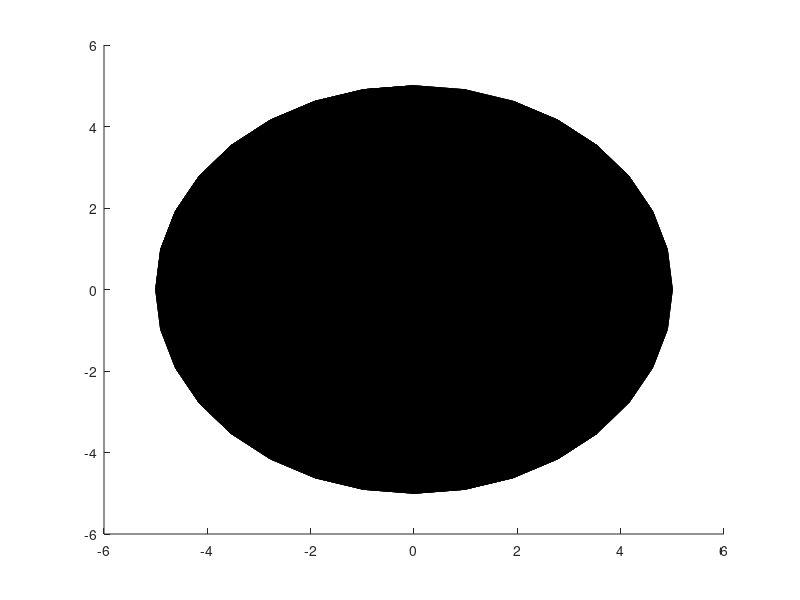

MATLAB code to generate this figure: (Note: this script raises an error after producing the figure.)
function ch = ROIcreateCylinder(radius,height,location,numSegments,ax)
% creates cylinder in current or parsed axis with specified radius and
% height. 
% Output is handle to the object for later manipulation.
%
% ch = ROIcreateCylinder()
% ch = ROIcreateCylinder(raadius)
% ch = ROIcreateCylinder(radius,height)
% ch = ROIcreateCylinder(radius,height,location)
% ch = ROIcreateCylinder(radius,height,location,numSegemnts)
% ch = ROIcreateCylinder(radius,height,location,numSegemnts,ax)
%
% INPUTS
% radius:       radius of the cylinder, default is 5   
% height:       height of the cylinder, default is 10
% location:     startcoordinates of the cylinder, default is [0 0 0]
% numSegments:  number of segements of the cylinder, default is 32
%
% OUTPUTS
% ch:           handle to the ROIcylinder
%% sets default radius to 5
if not(exist('radius','var'))
    radius = 5;
end
%% sets default height is 10
if ~exist('height','var')
    height = 10;
end
%% sets default location is [0, 0, 0]
if ~exist('location','var')
    location = [0 0 0];
end
%% sets default numSegments
if not(exist('numSegments','var'))
    numSegments = 32;
end
%% gets axis
if not(exist('ax','var'))
    ax = gca;
end
%% making the cylinder
[x, y, z] = cylinder(radius,numSegments);

z = z * height - height/2;
x = x';
y = y';
z = z';
x = x(:);
y = y(:);
z = z(:);
x0 = location(:,1);% getting x coordinat of location
y0 = location(:,2);% getting y coordinat of location
z0 = location(:,3);% getting z coordinat of location
x = x + x0;% calculate shifted x coordinates
y = y + y0;% calculate shifted y coordinates
z = z + z0;% calculate shifted z coordinates
fv.vertices = [x,y,z];

faces = convhull(x,y,z);
fv.faces = faces;

%% plotting the pathc object
ch = patch(fv);
ch.FaceColor = [.5 , .5 , .5];
ch.FaceAlpha = 0.5;
ch.DisplayName = 'ROI cylinder';




